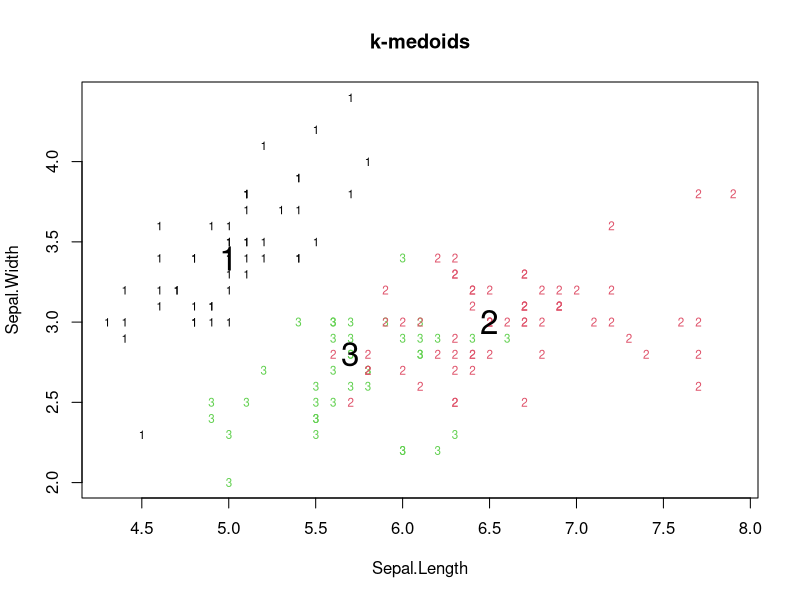
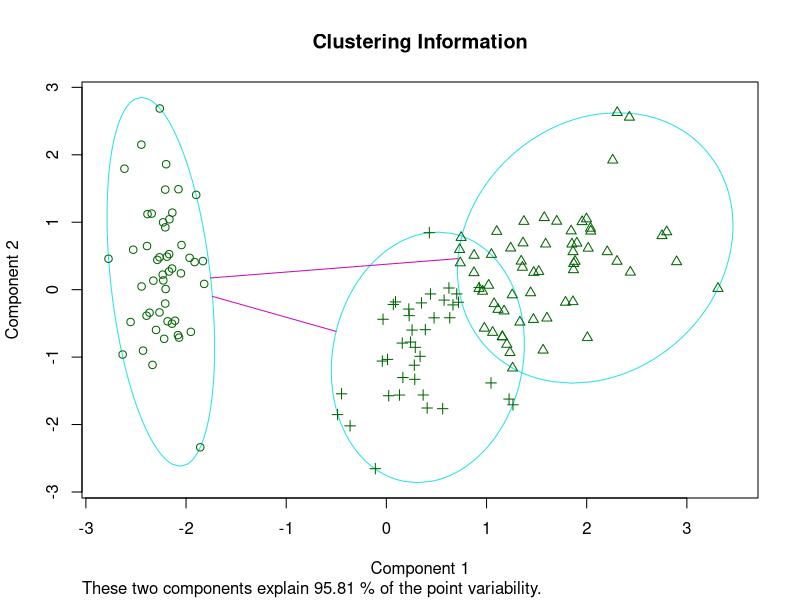
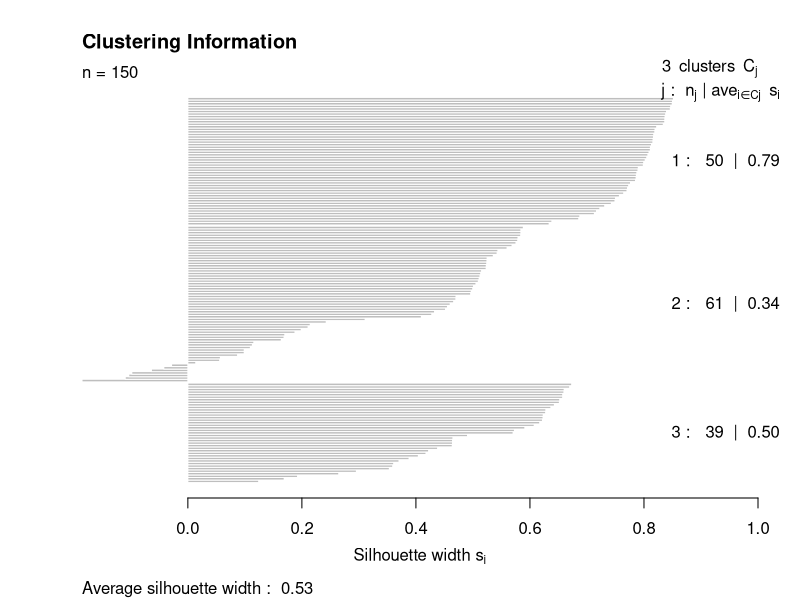
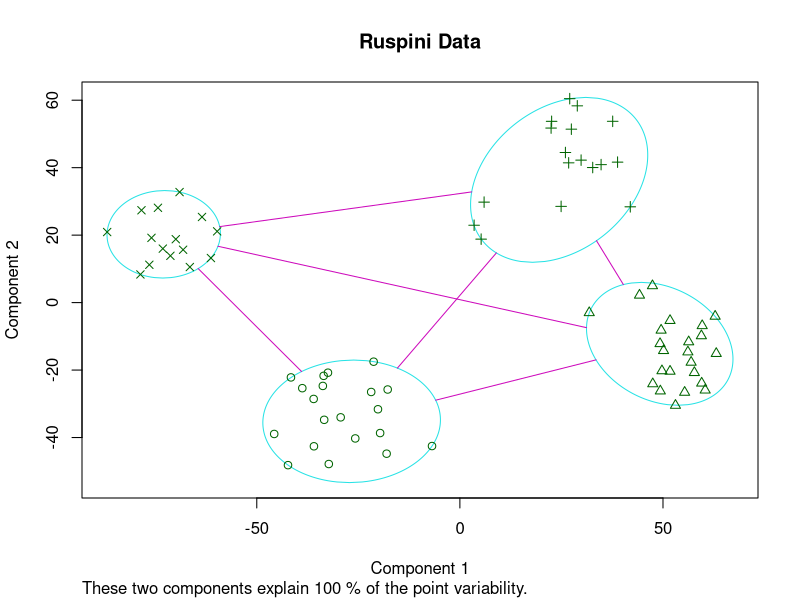
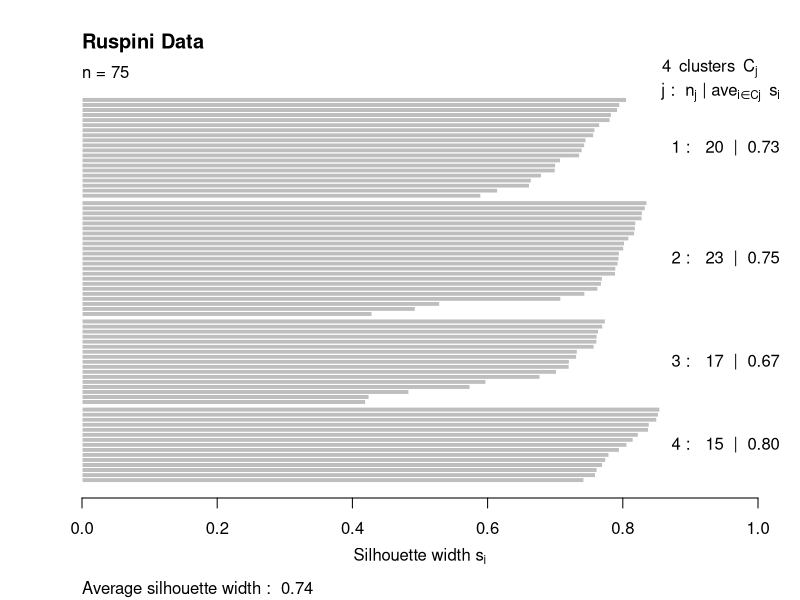
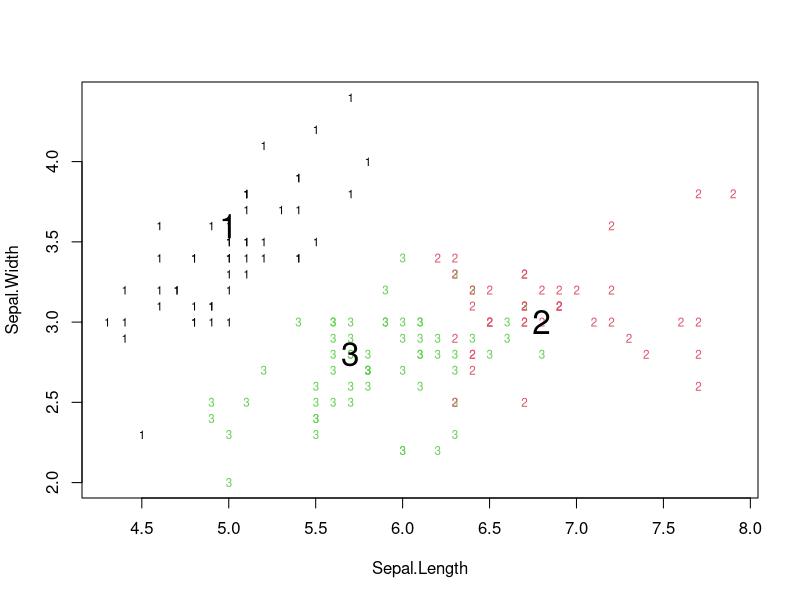

R code for these plots, in order:
# 3. K-medoids
# ----------------
install.packages("cluster")
library("cluster")

# pam(x, k, diss = FALSE, metric = "euclidean", stand = FALSE)
# kmed.cl <- pam(iris[,1:4], k = 3)

kmed.cl <- pam(iris[,1:4], k = 3, metric = "manhattan")
plot(iris[,1:2], col = kmed.cl$clustering, pch = as.character(kmed.cl$clustering), cex = 0.7, main="k-medoids")
points(kmed.cl$medoids, pch = c("1","2","3"), cex = 2, lwd=3)
table(kmed.cl$clustering, iris$Species)

#print(iris[,1:2])


# plot function in cluster package
plot(kmed.cl, main = "Clustering Information")

# average silhouette value
kmed.cl$silinfo$avg.width



# ruspini data
data(ruspini)
plot(pam(ruspini, k = 4), main="Ruspini Data")


# pam is slow when dataset is large
# so often clara() is used
kmed.clara <- clara(iris[,1:4], k = 3, metric = "manhattan")
plot(iris[,1:2], col = kmed.clara$clustering, pch = as.character(kmed.clara$clustering), cex = 0.7)
points(kmed.clara$medoids, pch = c("1","2","3"), cex = 2, lwd=3)

table(kmed.clara$clustering, iris$Species)
